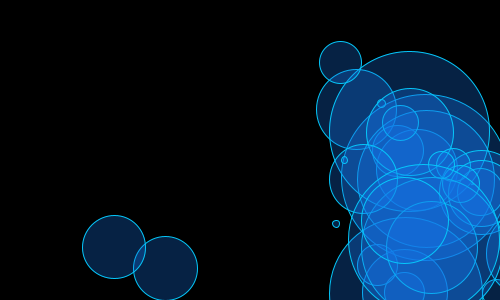
Frame 1 (no input)
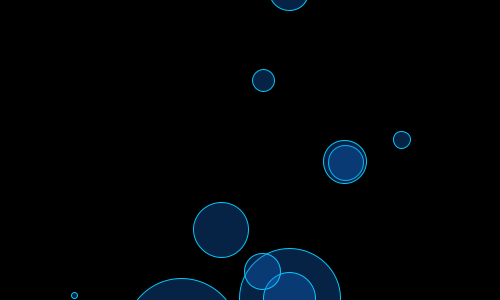
Frame 60 (the mouse pressed at the canvas centre just before this capture)
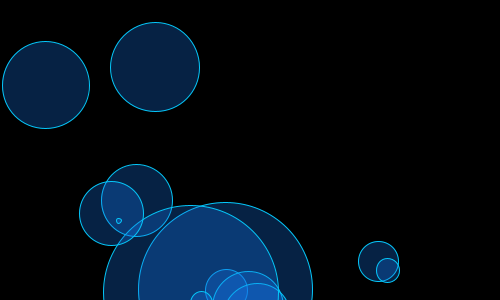
Frame 120 (the mouse held since frame 60 and released just before this capture)

The Processing sketch that drew these frames (run headless with seeded random() and noise(); from frame 60 on, the mouse is pressed at the canvas centre):

// Processing sketch: processing_48788
// ── processing_48788.pde

//ORIGINAL PROGRAMM

int _num = 10;
Circle [] cArray = {
};
void setup() {
  size(500, 300);
  background(0, 50);
  smooth();
  strokeWeight(1);
  fill(150, 50);
  drawCircles();
}
void draw() {
  background (0, 50);
  for (int i=0; i< cArray.length; i++) {
    Circle thisCirc = cArray [i];
    thisCirc.updateMe ();
  }
}
void mouseReleased() {
  drawCircles();
}
void drawCircles() {
  for (int i=0; i<_num; i++) {
    Circle thisCirc = new Circle();
    thisCirc.drawMe();
    thisCirc.drawMe ();
    cArray = (Circle []) append (cArray, thisCirc);
  }
}


// CLASS DEFINITION

class Circle {
  float x, y;
  float radius;
  color linecol, fillcol;
  float alph;
  float xmove, ymove;


  Circle() {
    x = random(width);
    y = random(height);
    radius = random(100) + 10;
    linecol = color(random(255), random(255), random(255));
    fillcol = color(random(255), random(255), random(255));
    alph = random(255);
    xmove = random (10) -5;
    ymove = random (10) - 5;
  }
  void drawMe() {
    noStroke();
    fill(fillcol, alph);
    ellipse(x-5, y- random (4), radius, radius);
    fill (fillcol);
    ellipse(x, y, radius-30, radius-30);
  }

  void updateMe() {
    x += xmove;
    y += ymove;
    if (x > (width+radius)) {
      x=0-radius;
    }
    if (x < (0-radius)) {
      x=width+radius;
    }
    if (y > (height+radius)) {
      y=0-radius;
    }
    if (y < (0-radius)) {
      y=height+radius;
    }
    boolean touching = false;
    for (int i=0; i<cArray.length; i++) {
      Circle otherCirc = cArray[i];
      if (otherCirc != this) {
        float dis = dist(x, y, otherCirc.x, otherCirc.y);
        float overlap = dis - radius - otherCirc.radius;
        if (overlap < 0) {
          float midx, midy;
          midx = (x + otherCirc.radius);
          midy = (y + otherCirc.radius);
          stroke (5, 199, 250);
          //stroke(random(255), random(255), random(255));
          fill (21, 117, 232, 75);
          overlap *= -1;
          ellipse(midx, midy, overlap, overlap);
        }
      }
    }
    //drawMe();
  }
}
